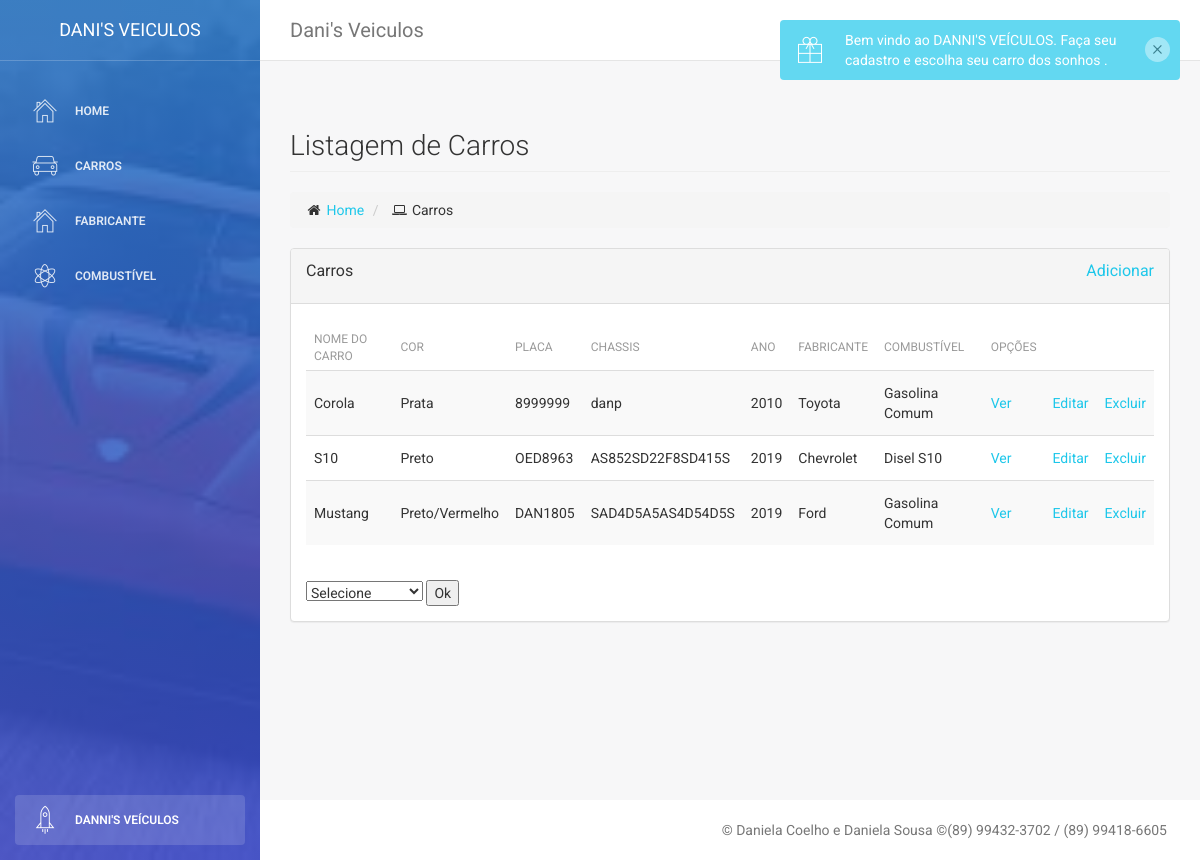
The app's page /cars/cars/, older data.
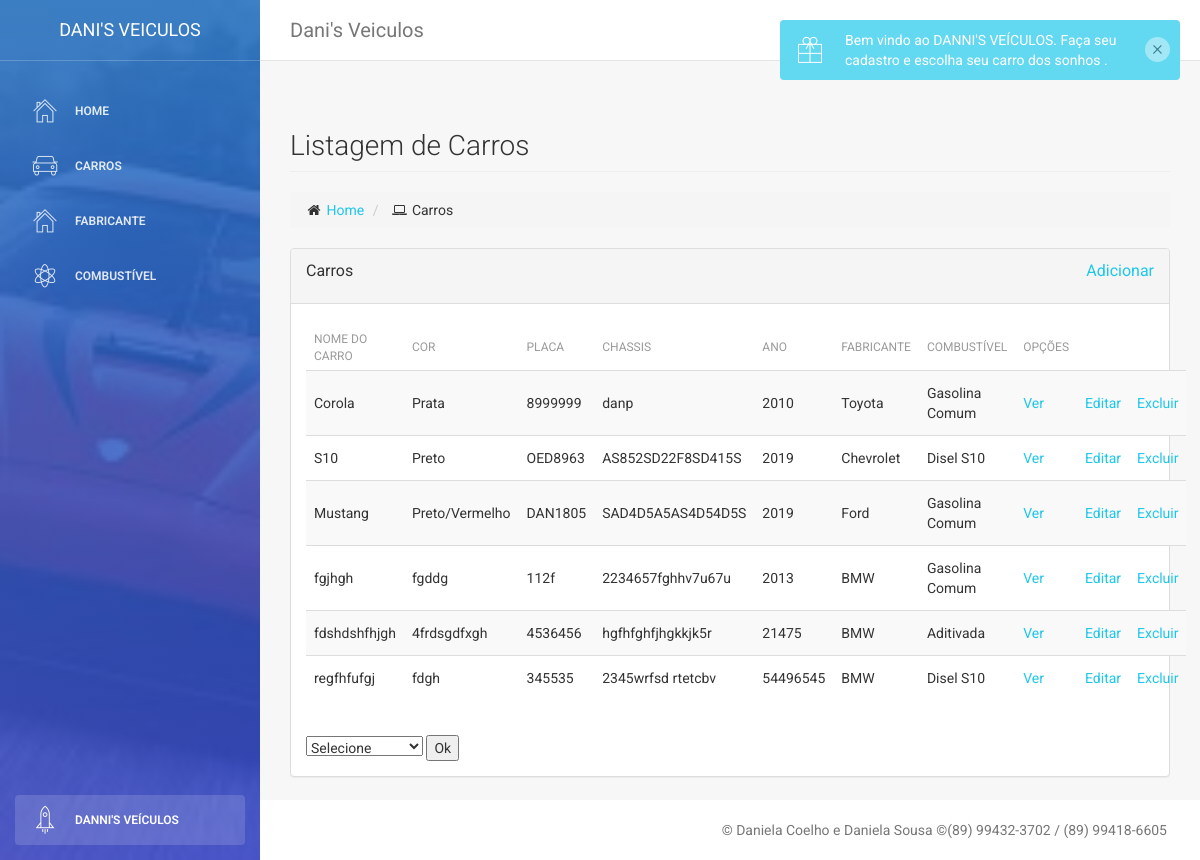
The same page, newer data.
### cars/models.py (models this page shows)
class Vehicle(models.Model):
    model = models.CharField(max_length = 50)
    color = models.CharField(max_length = 20)
    board = models.CharField(max_length = 7)
    chassis = models.CharField(max_length = 17)
    year = models.IntegerField()
    manufacturer = models.ForeignKey(Manufacturer, on_delete=models.CASCADE )
    fuel = models.ForeignKey(Fuel, on_delete=models.CASCADE )

class Manufacturer(models.Model):
    brand = models.CharField(max_length = 20)
    country = models.CharField(max_length = 30)
    def __str__(self):
        return self.brand

class Fuel(models.Model):
    type_fuel = models.CharField(max_length = 50)
    def __str__(self):
        return self.type_fuel

### cars/views.py (the view)
# urls.py: path('cars/', views.vehicle_list),
def vehicle_list(request):
    if (request.method == 'POST'):
        form = request.POST.get('select')
        vehicles = Vehicle.objects.all().order_by(form)
        return render(request, 'cars/list.html', {'vehicles':vehicles})
    else:
        vehicles = Vehicle.objects.all()
        return render(request, 'cars/list.html', {'vehicles':vehicles})

### cars/templates/cars/list.html (shortened to what this page needs)
{% extends "base.html" %} {% block daniela %}
<div class="row">
  <div class="col-lg-12">
    <h3 class="page-header">
      Listagem de Carros
    </h3>
    <ol class="breadcrumb">
      <li>
        <i class="fa fa-home"></i>
        <a href="/cars/">Home</a>
      </li>
      <li>
        <i class="fa fa-laptop"></i> Carros </li>
    </ol>
  </div>
</div>
<div class="row">
  <div class="col-lg-12">
    <div class="panel panel-default">
      <div class="panel-heading">
        <p>
          Carros
          <a href="/cars/cars/form" style="float:right;">Adicionar</a>
        </p>
      </div>
      <div class="panel-body">
        <div class="table-responsive">
          <table class="table table-striped">
            <thead>
              <tr>
                <th> Nome do Carro </th>
                <th> Cor </th>
                <th> Placa </th>
                <th> Chassis </th>
                <th> Ano </th>
                <th> Fabricante</th>
                <th> Combustível</th>
                <th> Opções </th>
                <th></th>
              </tr>
            </thead>
            <tbody>
              {% for vehicle in vehicles %}
              <tr>
                <td>{{vehicle.model}}</td>
                <td>{{vehicle.color}}</td>
                <td>{{vehicle.board}}</td>
                <td>{{vehicle.chassis}}</td>
                <td>{{vehicle.year}}</td>
                <td>{{vehicle.manufacturer}}</td>
                <td>{{vehicle.fuel}}</td>
                <td>
                  <a href="/cars/cars/{{vehicle.id}}">Ver</a>
                </td>
                <td>
                  <a href="/cars/cars/{{vehicle.id}}/edit/">Editar</a>
                </td>
                <td>
                  <a href="/cars/cars/delete/{{vehicle.id}}">Excluir</a>
                </td>
              </tr>
              {% endfor %}
            </tbody>
          </table>
        </div>
      </div>
      <div class="vehicle-list">
        <div class="row">
          <div class="col-md-12">
            <form action="/cars/cars/" method="post">
              <div class="form-group col-md-4 ">
                <select id="inputState" name="select">
                  <option value="" disabled selected>Selecione</option>
                </select>
                <button type="submit" class="submit">Ok</button>
              </div>
            </form>
          </div>
        </div>
      </div>
    </div>
  </div>
</div>
{% endblock %}

Row changes from the older to the newer data that the page shows:
added Vehicle: model "fgjhgh", color "fgddg", board "112f", chassis "2234657fghhv7u67u", year "2013", manufacturer "BMW", fuel "Gasolina Comum"
added Vehicle: model "fdshdshfhjgh", color "4frdsgdfxgh", board "4536456", chassis "hgfhfghfjhgkkjk5r", year "21475", manufacturer "BMW", fuel "Aditivada"
added Vehicle: model "regfhfufgj", color "fdgh", board "345535", chassis "2345wrfsd rtetcbv", year "54496545", manufacturer "BMW", fuel "Disel S10"
